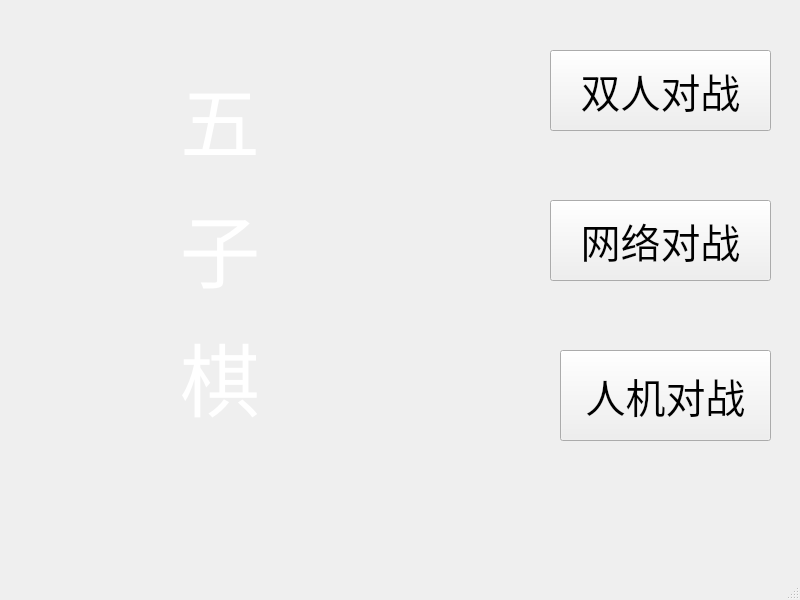
<?xml version="1.0" encoding="UTF-8"?>
<ui version="4.0">
 <class>MainWindow</class>
 <widget class="QMainWindow" name="MainWindow">
  <property name="geometry">
   <rect>
    <x>0</x>
    <y>0</y>
    <width>800</width>
    <height>600</height>
   </rect>
  </property>
  <property name="windowTitle">
   <string>MainWindow</string>
  </property>
  <widget class="QWidget" name="centralWidget">
   <widget class="QPushButton" name="pushButton">
    <property name="geometry">
     <rect>
      <x>550</x>
      <y>50</y>
      <width>221</width>
      <height>81</height>
     </rect>
    </property>
    <property name="font">
     <font>
      <family>隶书</family>
      <pointsize>30</pointsize>
     </font>
    </property>
    <property name="text">
     <string>双人对战</string>
    </property>
   </widget>
   <widget class="QPushButton" name="pushButton_2">
    <property name="geometry">
     <rect>
      <x>550</x>
      <y>200</y>
      <width>221</width>
      <height>81</height>
     </rect>
    </property>
    <property name="font">
     <font>
      <family>隶书</family>
      <pointsize>30</pointsize>
     </font>
    </property>
    <property name="text">
     <string>网络对战</string>
    </property>
   </widget>
   <widget class="QPushButton" name="pushButton_3">
    <property name="geometry">
     <rect>
      <x>560</x>
      <y>350</y>
      <width>211</width>
      <height>91</height>
     </rect>
    </property>
    <property name="font">
     <font>
      <family>隶书</family>
      <pointsize>30</pointsize>
     </font>
    </property>
    <property name="text">
     <string>人机对战</string>
    </property>
   </widget>
   <widget class="QLabel" name="label">
    <property name="geometry">
     <rect>
      <x>10</x>
      <y>10</y>
      <width>781</width>
      <height>551</height>
     </rect>
    </property>
    <property name="text">
     <string/>
    </property>
    <property name="pixmap">
     <pixmap resource="image.qrc">:/images/background.jpg</pixmap>
    </property>
    <property name="scaledContents">
     <bool>true</bool>
    </property>
   </widget>
   <widget class="QLabel" name="label_2">
    <property name="geometry">
     <rect>
      <x>180</x>
      <y>60</y>
      <width>151</width>
      <height>371</height>
     </rect>
    </property>
    <property name="font">
     <font>
      <family>隶书</family>
      <pointsize>60</pointsize>
     </font>
    </property>
    <property name="text">
     <string>&lt;html&gt;&lt;head/&gt;&lt;body&gt;&lt;p&gt;&lt;span style=&quot; color:#ffffff;&quot;&gt;五&lt;/span&gt;&lt;/p&gt;&lt;p&gt;&lt;span style=&quot; color:#ffffff;&quot;&gt;  子&lt;/span&gt;&lt;/p&gt;&lt;p&gt;&lt;span style=&quot; color:#ffffff;&quot;&gt;    棋&lt;/span&gt;&lt;/p&gt;&lt;/body&gt;&lt;/html&gt;</string>
    </property>
   </widget>
   <zorder>label</zorder>
   <zorder>pushButton</zorder>
   <zorder>pushButton_2</zorder>
   <zorder>pushButton_3</zorder>
   <zorder>label_2</zorder>
  </widget>
  <widget class="QMenuBar" name="menuBar">
   <property name="geometry">
    <rect>
     <x>0</x>
     <y>0</y>
     <width>800</width>
     <height>26</height>
    </rect>
   </property>
  </widget>
  <widget class="QStatusBar" name="statusBar"/>
 </widget>
 <layoutdefault spacing="6" margin="11"/>
 <resources>
  <include location="image.qrc"/>
 </resources>
 <connections/>
</ui>
